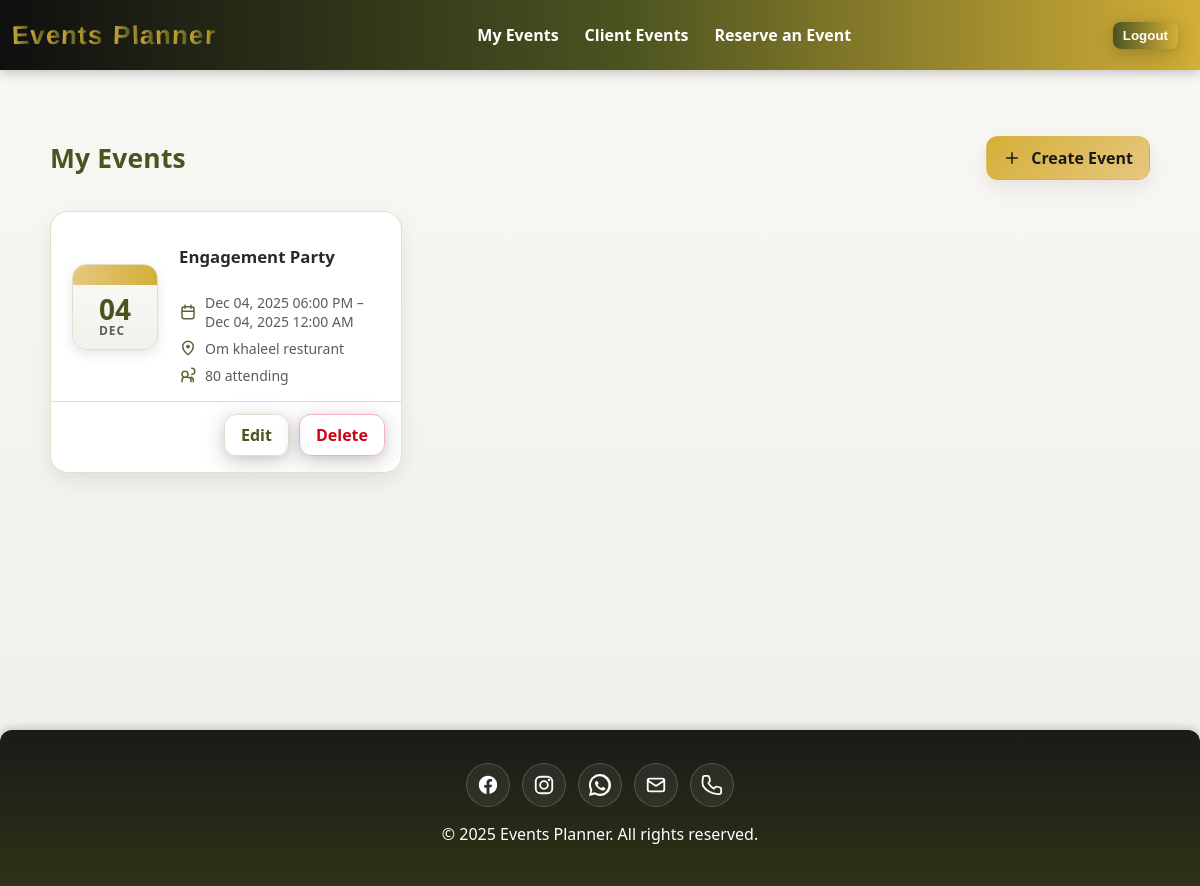
The page /events/ (signed in) on the database as committed earlier.
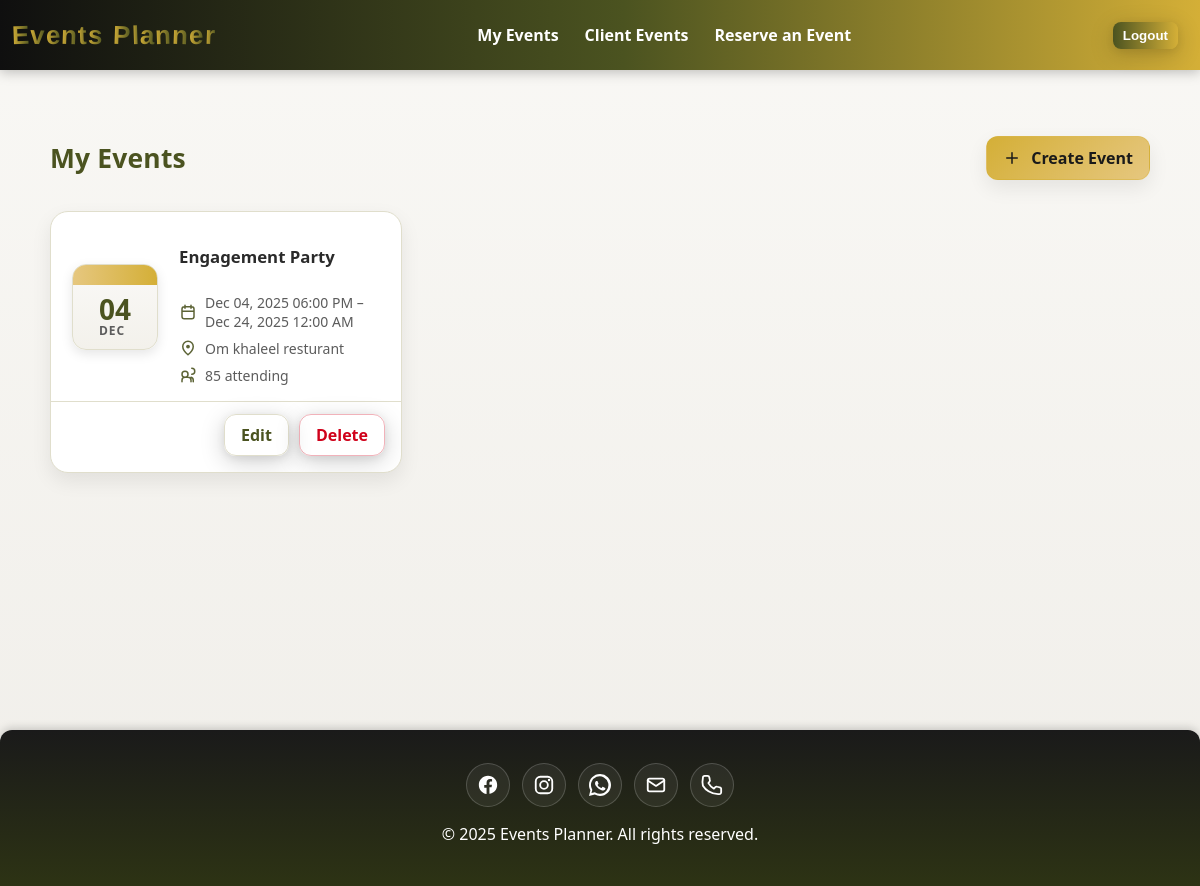
The same page on the database as committed later.
### main_app/models.py (models this page shows, shortened)
class Event(models.Model):
  title = models.CharField(max_length=200)
  description = models.TextField(max_length=500)
  location = models.TextField(max_length=500)
  start_date = models.DateTimeField('Event Date')
  end_date = models.DateTimeField('Event End Date')
  created_date = models.DateTimeField(auto_now=True)
  updated_date = models.DateTimeField(auto_now=True)
  attendees_count = models.IntegerField()
  theme_colors = models.CharField(max_length=100)
  theme_images = models.ImageField(upload_to='events/%Y/%m/',
        blank=True,
        null=True)
  user = models.ForeignKey(
        settings.AUTH_USER_MODEL,
        on_delete=models.CASCADE,
        related_name='events'
    )

### main_app/views.py (the view)
# urls.py: path('events/', views.event_index, name='my-events'),
@login_required
def event_index(request):
  events = Event.objects.filter(user=request.user).order_by('start_date')
  return render(request, 'events/index.html', {'events': events})

### main_app/templates/events/index.html (shortened to what this page needs)
{% extends 'base.html' %}
{% load static %}
{% block head %}
  <link rel="stylesheet" href="{% static 'css/my-events.css' %}" />
{% endblock %}
{% block content %}
  <div class="events-page">
    <header class="events-header">
      <h1 class="page-title">My Events</h1>
      <a href="{% url 'event-create' %}" class="btn btn-primary">
        <span class="icon">
          <svg viewBox="0 0 24 24" aria-hidden="true">
            <path d="M12 5v14M5 12h14" stroke="currentColor" stroke-width="2" stroke-linecap="round" />
          </svg>
        </span>
        Create Event
      </a>
    </header>
    {% if events %}
      <div class="events-grid">
        {% for e in events %}
          <article class="event-card">
            <a class="event-card-link" href="{% url 'event-details' e.pk %}">
              <div class="event-media">
                <div class="calendar">
                  <div class="calendar-bar"></div>
                  <div class="calendar-body">
                    <div class="calendar-date">
                      {{ e.start_date|date:'d' }}
                      <span>{{ e.start_date|date:'M' }}</span>
                    </div>
                  </div>
                </div>
              </div>
              <div class="event-body">
                <h3 class="event-title">{{ e.title }}</h3>
                <div class="event-meta">
                  <div class="meta-item">
                    <svg viewBox="0 0 24 24" aria-hidden="true">
                      <path d="M8 7V3m8 4V3M4 11h16M7 21h10a3 3 0 0 0 3-3V8a3 3 0 0 0-3-3H7a3 3 0 0 0-3 3v10a3 3 0 0 0 3 3Z" fill="none" stroke="currentColor" stroke-width="2" stroke-linecap="round" />
                    </svg>
                    <span>
                      {{ e.start_date|date:'M d, Y h:i A' }}
                      {% if e.end_date %}
                        – {{ e.end_date|date:'M d, Y h:i A' }}
                      {% endif %}
                    </span>
                  </div>
                  {% if e.location %}
                    <div class="meta-item">
                      <svg viewBox="0 0 24 24" aria-hidden="true">
                        <path d="M12 21s-7-5.686-7-11a7 7 0 1 1 14 0c0 5.314-7 11-7 11Z" fill="none" stroke="currentColor" stroke-width="2" />
                        <circle cx="12" cy="10" r="2.5" fill="currentColor" />
                      </svg>
                      <span>{{ e.location }}</span>
                    </div>
                  {% endif %}
                  {% if e.attendees_count %}
                    <div class="meta-item">
                      <svg viewBox="0 0 24 24" aria-hidden="true">
                        <path d="M16 21v-2a4 4 0 0 0-4-4H8a4 4 0 0 0-4 4v2M12 11a4 4 0 1 0-8 0 4 4 0 0 0 8 0Zm7 10v-2a4 4 0 0 0-3-3.874M17 3a4 4 0 0 1 0 8" fill="none" stroke="currentColor" stroke-width="2" stroke-linecap="round" />
                      </svg>
                      <span>{{ e.attendees_count }} attending</span>
                    </div>
                  {% endif %}
                </div>
              </div>
            </a>
            <div class="event-actions">
              <a href="{% url 'event-update' e.pk %}" class="btn btn-ghost">Edit</a>
              <a href="{% url 'event-delete' e.pk %}" class="btn btn-danger">Delete</a>
            </div>
          </article>
        {% endfor %}
      </div>
    {% endif %}
  </div>
{% endblock %}

Rows that differ between the two databases and show on the page:
changed Event "Engagement Party": end_date "Dec 04, 2025 12:00 AM" → "Dec 24, 2025 12:00 AM"; attendees_count "80" → "85"
